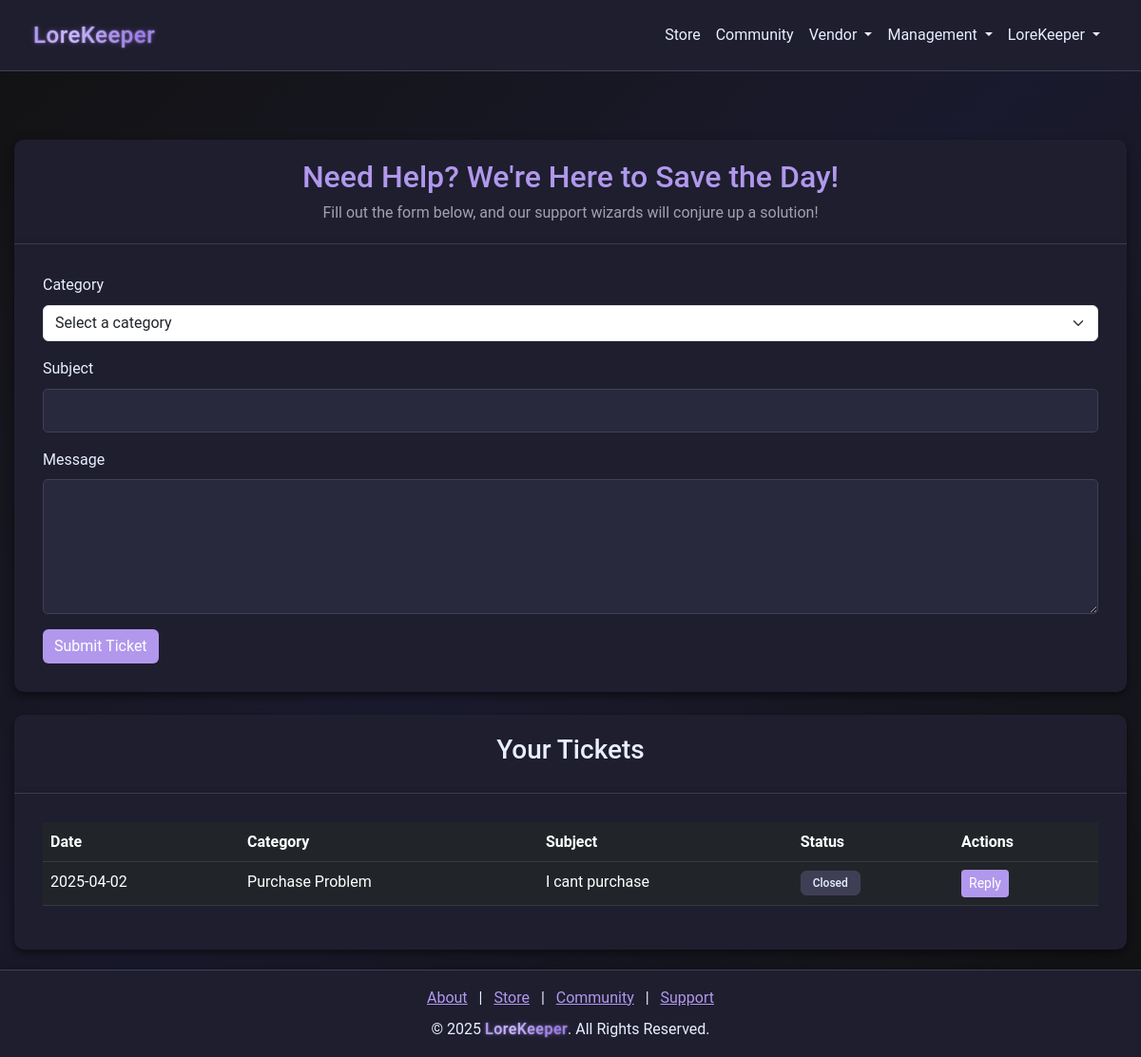
Before: /support (signed in) with the older database file.
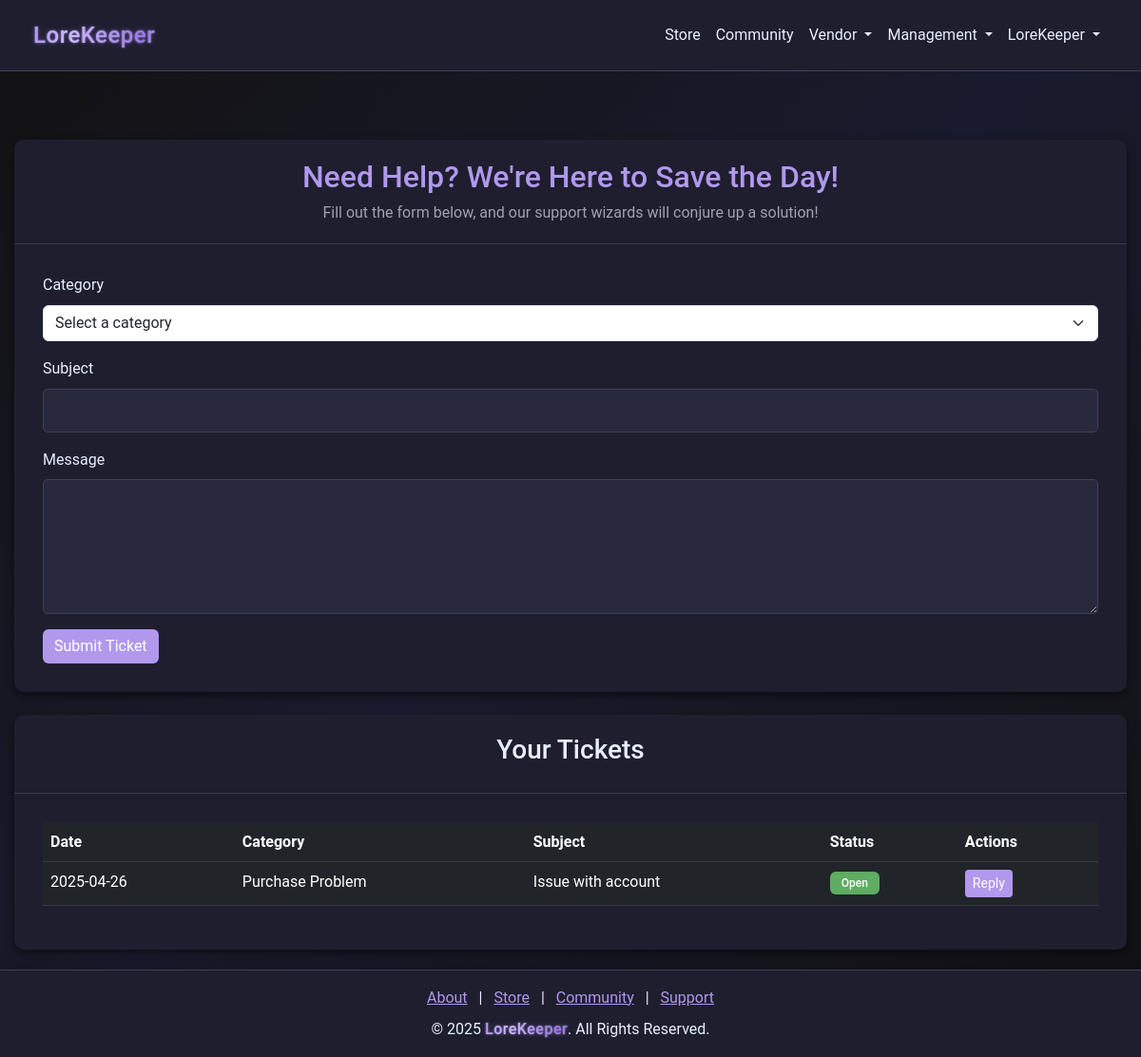
After: the same page with the newer database file.
### models.py (models this page shows)
class SupportTicket(db.Model):
    __tablename__ = "support_tickets"
    id = db.Column(db.Integer, primary_key=True)
    user_id = db.Column(db.Integer, db.ForeignKey("users.id"), nullable=False)
    category = db.Column(db.String(100), nullable=False)
    subject = db.Column(db.String(100), nullable=False)
    message = db.Column(db.Text, nullable=False)
    status = db.Column(db.String(20), default="Open", index=True)
    created_at = db.Column(db.DateTime, default=datetime.utcnow)
    responses = db.relationship(
        "SupportTicketResponse",
        back_populates="ticket",
        lazy="dynamic",
        cascade="all, delete-orphan",
    )
    user = db.relationship("User", back_populates="tickets")

### app.py (the view, shortened to what this page needs)
@app.route("/support", methods=["GET", "POST"])
@login_required
def support():
    if not session.get("user_id"):
        flash("Please log in to submit a support ticket.", "warning")
        return redirect(url_for("login"))
    tickets = (
        SupportTicket.query.filter_by(user_id=session["user_id"])
        .order_by(SupportTicket.created_at.desc())
        .all()
    )
    return render_template(
        "support.html", tickets=tickets, categories=TICKET_CATEGORIES
    )

### app.py (called while the page is built)
@app.after_request
def add_header(response):
    response.headers["Cache-Control"] = "no-store"
    return response

@app.before_request
def before_request():
    try:
        if session.get("user_id"):
            session.permanent = True
        else:
            getCookie()
    except Exception:
        session.clear()

### wrappers.py (called while the page is built)
def login_required(f):
    @wraps(f)
    def decorated_function(*args, **kwargs):
        if not session.get("user_id"):
            flash("You must be logged in to access this page", "warning")
            return redirect(url_for("login"))
        return f(*args, **kwargs)
    return decorated_function

### templates/support.html (shortened to what this page needs)
{% extends "nav_footer_template.html" %} {% block content %}
<div class="container mt-5">
  <div class="card">
    <div class="card-header">
      <h2>Need Help? We're Here to Save the Day!</h2>
      <p>
        Fill out the form below, and our support wizards will conjure up a
        solution!
      </p>
    </div>
    <div class="card-body">
      <form method="POST">
        <div class="mb-3">
          <label for="category" class="form-label">Category</label>
          <select class="form-select" id="category" name="category" required>
            <option value="" disabled selected>Select a category</option>
          </select>
        </div>
        <div class="mb-3">
          <label for="subject" class="form-label">Subject</label>
          <input
            type="text"
            class="form-control"
            id="subject"
            name="subject"
            required
          />
        </div>
        <div class="mb-3">
          <label for="message" class="form-label">Message</label>
          <textarea
            class="form-control"
            id="message"
            name="message"
            rows="5"
            required
          ></textarea>
        </div>
        <button type="submit" class="btn btn-primary">Submit Ticket</button>
      </form>
    </div>
  </div>
  {% if tickets %}
  <div class="card mt-4">
    <div class="card-header">
      <h3>Your Tickets</h3>
    </div>
    <div class="card-body">
      <div class="table-responsive">
        <table class="table table-dark">
          <thead>
            <tr>
              <th>Date</th>
              <th>Category</th>
              <th>Subject</th>
              <th>Status</th>
              <th>Actions</th>
            </tr>
          </thead>
          <tbody>
            {% for ticket in tickets %}
            <tr>
              <td>{{ ticket.created_at.strftime('%Y-%m-%d') }}</td>
              <td>{{ ticket.category }}</td>
              <td>{{ ticket.subject }}</td>
              <td>
                <span
                  class="badge {% if ticket.status == 'Open' %}bg-success{% else %}bg-secondary{% endif %}"
                >
                  {{ ticket.status }}
                </span>
              </td>
              <td>
                <a
                  href="{{ url_for('user_reply_ticket', ticket_id=ticket.id) }}"
                  class="btn btn-primary btn-sm"
                  >Reply</a
                >
              </td>
            </tr>
            {% endfor %}
          </tbody>
        </table>
      </div>
    </div>
  </div>
  {% endif %}
</div>
{% endblock %}

### templates/nav_footer_template.html (shortened to what this page needs)
<!doctype html>
<html lang="en">
  <head>
    <link
      href="https://cdn.jsdelivr.net/npm/bootstrap@5.3.0-alpha3/dist/css/bootstrap.min.css"
      rel="stylesheet"
    />
    <link
      rel="stylesheet"
      href="https://cdnjs.cloudflare.com/ajax/libs/font-awesome/6.0.0/css/all.min.css"
    />
    <link
      href="{{ url_for('static', filename='css/style.css') }}"
      rel="stylesheet"
    />
  </head>
  <body>
    <nav class="navbar navbar-expand-lg navbar-dark">
      <div class="container">
        <a class="navbar-brand glow" href="/">LoreKeeper</a>
        <div class="collapse navbar-collapse" id="navbarNav">
          <ul class="navbar-nav ms-auto">
            <li class="nav-item">
              <a
                class="nav-link {{ 'active' if request.path == '/store' }}"
                href="/store"
                >Store</a
              >
            </li>
            <li class="nav-item">
              <a
                class="nav-link {{ 'active' if request.path.startswith('/taverns') }}"
                href="/taverns"
                >Community</a
              >
            </li>
            {% if session.get('user_id') %}
            {% if session.get('privilege_id') == 2 or
            session.get('privilege_id') == 999 %}
            <li class="nav-item dropdown">
              <a
                class="nav-link dropdown-toggle"
                href="#"
                id="vendorDropdown"
                role="button"
                data-bs-toggle="dropdown"
                aria-expanded="false"
              >
                Vendor
              </a>
            </li>
            {% endif %}
            {% if session.get('privilege_id') >= 998 %}
            <li class="nav-item dropdown">
              <a
                class="nav-link dropdown-toggle"
                href="#"
                id="adminDropdown"
                role="button"
                data-bs-toggle="dropdown"
                aria-expanded="false"
              >
                Management
              </a>
            </li>
            {% endif %}
            <li class="nav-item dropdown">
              <a
                class="nav-link dropdown-toggle"
                href="#"
                id="userDropdown"
                role="button"
                data-bs-toggle="dropdown"
                aria-expanded="false"
              >
                {{ session['username'] }}
              </a>
            </li>
            {% endif %}
          </ul>
        </div>
      </div>
    </nav>
    <div class="content-wrapper">{% block content %}{% endblock %}</div>
    <footer class="text-center text-light py-3">
      <div class="container">
        <div class="footer-links mb-2">
          <a href="/about" class="mx-2">About</a> |
          <a href="/store" class="mx-2">Store</a> |
          <a href="/taverns" class="mx-2">Community</a> |
          <a href="/support" class="mx-2">Support</a>
        </div>
        <p class="mb-0">
          © 2025 <span class="glow">LoreKeeper</span>. All Rights Reserved.
        </p>
      </div>
    </footer>
  </body>
</html>

Changed rows visible on the page:
removed SupportTicket: created_at "2025-04-02", category "Purchase Problem", subject "I cant purchase", status "Closed"
now on this page (row edited): SupportTicket: created_at "2025-04-26", category "Purchase Problem", subject "Issue with account", status "Open"
